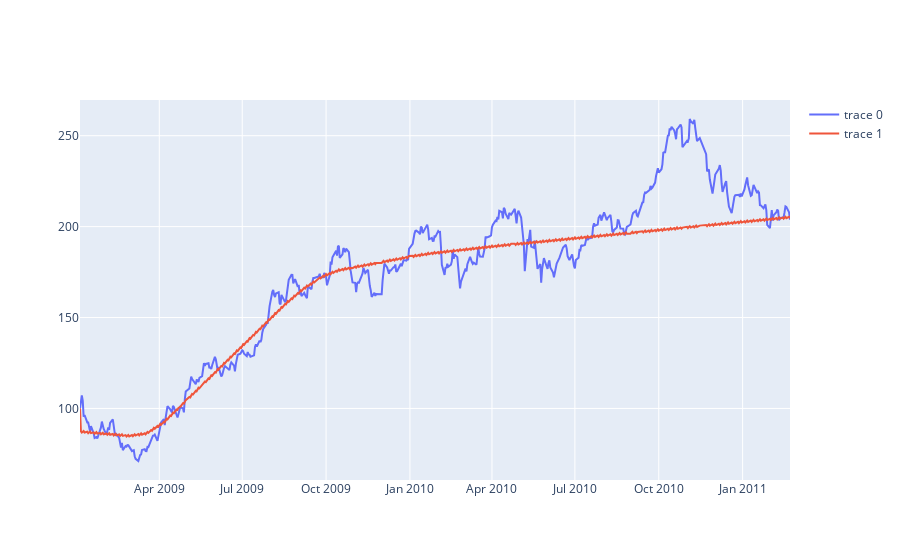

Here is the notebook cell this chart was saved with:
### Markdown cell above
А если посмотреть на всю выборку

### Code cell
fig = go.Figure()
fig.add_trace(go.Scatter(x = indexes['date'], y = indexes['ISE'])) #реальная динамика индекса
fig.add_trace(go.Scatter(x = forecast['ds'], y = forecast['yhat'])) #предсказанная моделью
fig.show()

### Figure 1 — Plotly figure (JSON) as saved in the notebook; plotly's stock layout.template omitted (floating-point values rounded to 4 significant figures; data arrays with more than 128 entries replaced by an {"elided": "..."} marker saying what was removed)
{"data": [{"type": "scatter", "x": {"elided": "537 str values"}, "y": {"elided": "537 float values"}}, {"type": "scatter", "x": {"elided": "537 str values"}, "y": {"elided": "537 float values"}}], "layout": {}}
